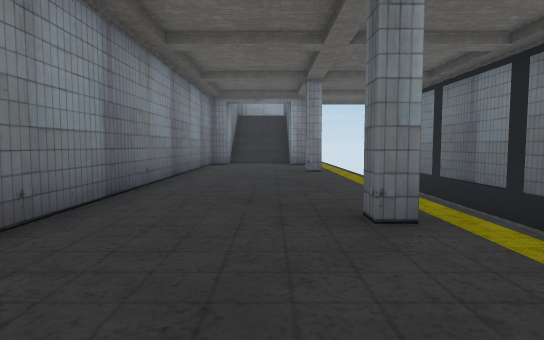
View 1 (above)

12 first-person views from a walk through a 3-D level made in the Unity game engine. The camera is 1.4 m above the floor, tilts 4° down and sees 75° across. The floor is counted in squares, 2 m on a side. Each view is taken from the middle of a square. On the plan, view 1 faces up. The plan holds only what a view shows up to about 11 squares ahead; the rest is blank.

View 2
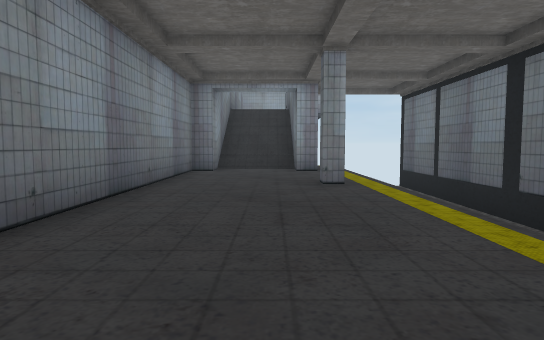

View 3
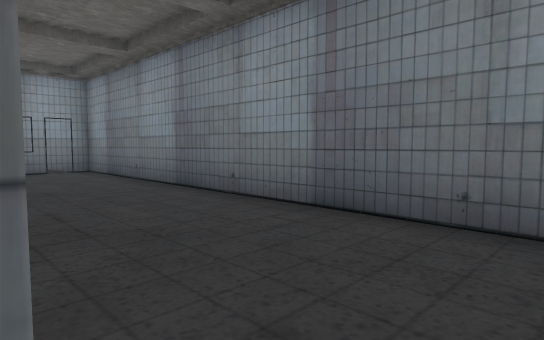

View 4
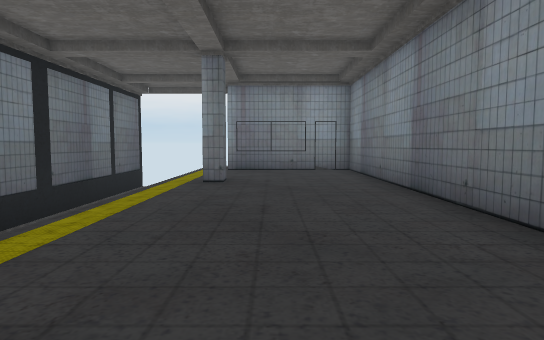

View 5
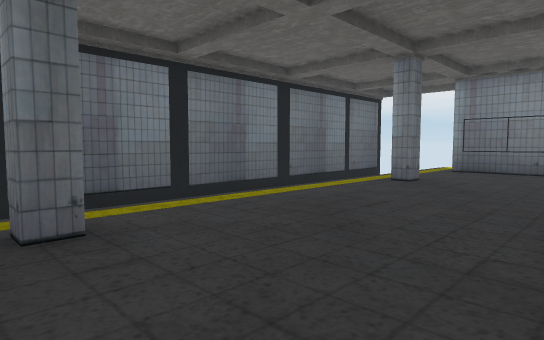

View 6
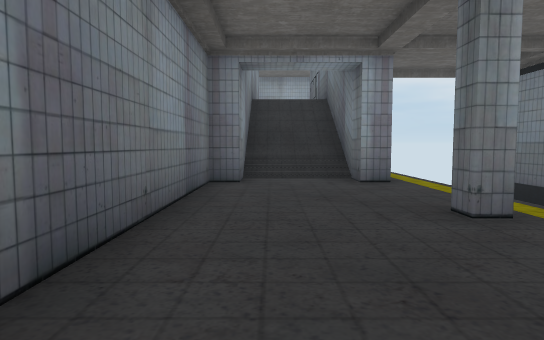

View 7
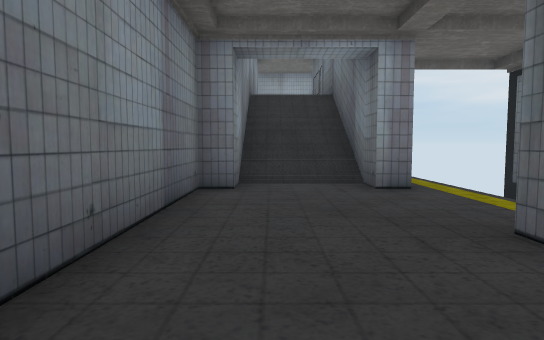

View 8
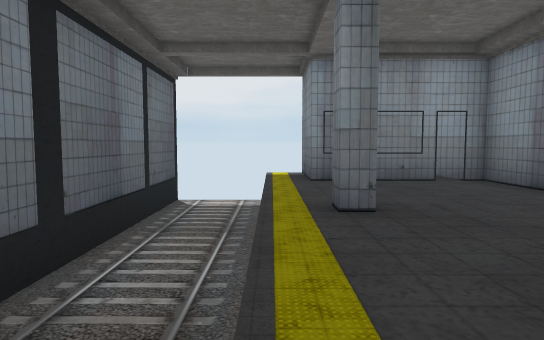

View 9
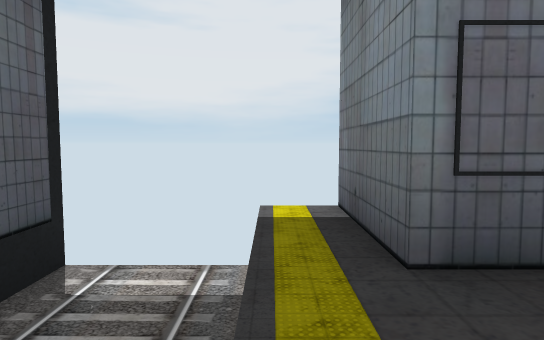

View 10
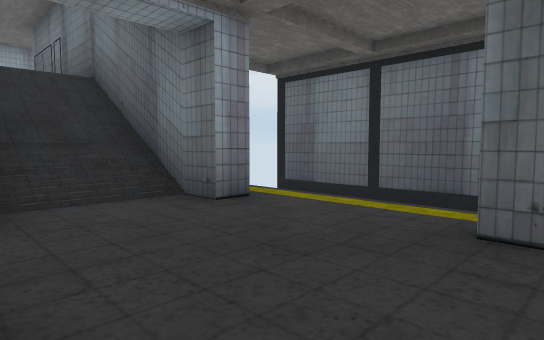

View 11
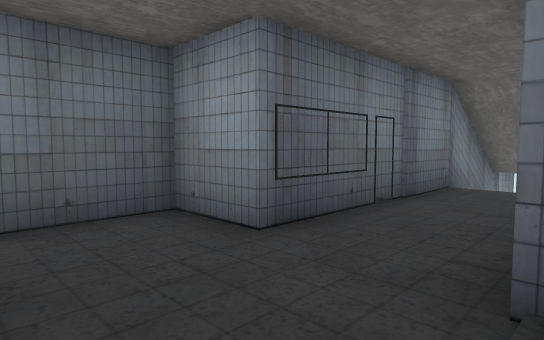

View 12
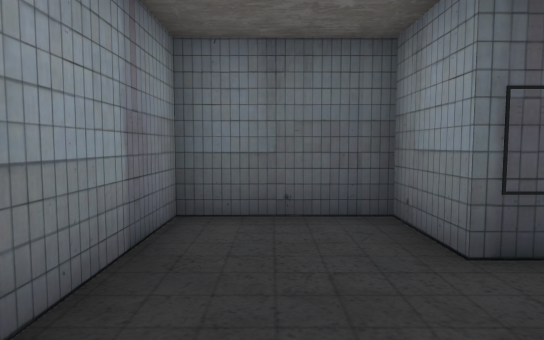

### Floor plan
Key: @ floor where view 1 was taken; # wall or solid block; . main floor; : floor 4.25 m higher than the main floor; / step, stairs or slope; v drop or lower ground; C column.
Columns run from 3 left of view 1 to 4 right of it. Each row starts with its distance up from view 1.
 26    ####
 25  / :::#
 24  /::::#
 23  /::::#
 22  #::###
 21   ::#
 20   ::#
 19   ::#
 18  #::#
 17  #//#
 16  #//#
 15  #//#. v
 14  #//#. v
 13 ##..#. v
 12 #..... v
 11 #..... v
 10 #...C. v
  9 #..... v
  8 #..... v
  7 #..... v
  6 #..... v
  5 #.....
  4 #.....
  3 #...C. v
  2 #..... v
  1 #..... v
  0 #..@.. v
 -1 #.....vv
 -2 #.....vv
 -3 #...C.vv
 -4 #.....vv
 -5 #.....vv
 -6 #####.vv
 -7     #.vv
 -8     #vvv

Positions as (right, up) in squares from view 1, and headings:
1: (0, 0), facing up
2: (0, 3), facing up
3: (1, 4), facing down-left
4: (0, 4), facing down
5: (-2, 4), facing down-right
6: (-1, 6), facing up
7: (-1, 7), facing up
8: (2, 1), facing down
9: (2, -4), facing down
10: (-2, 9), facing up-right
11: (-2, 25), facing down-right
12: (-2, 24), facing right
